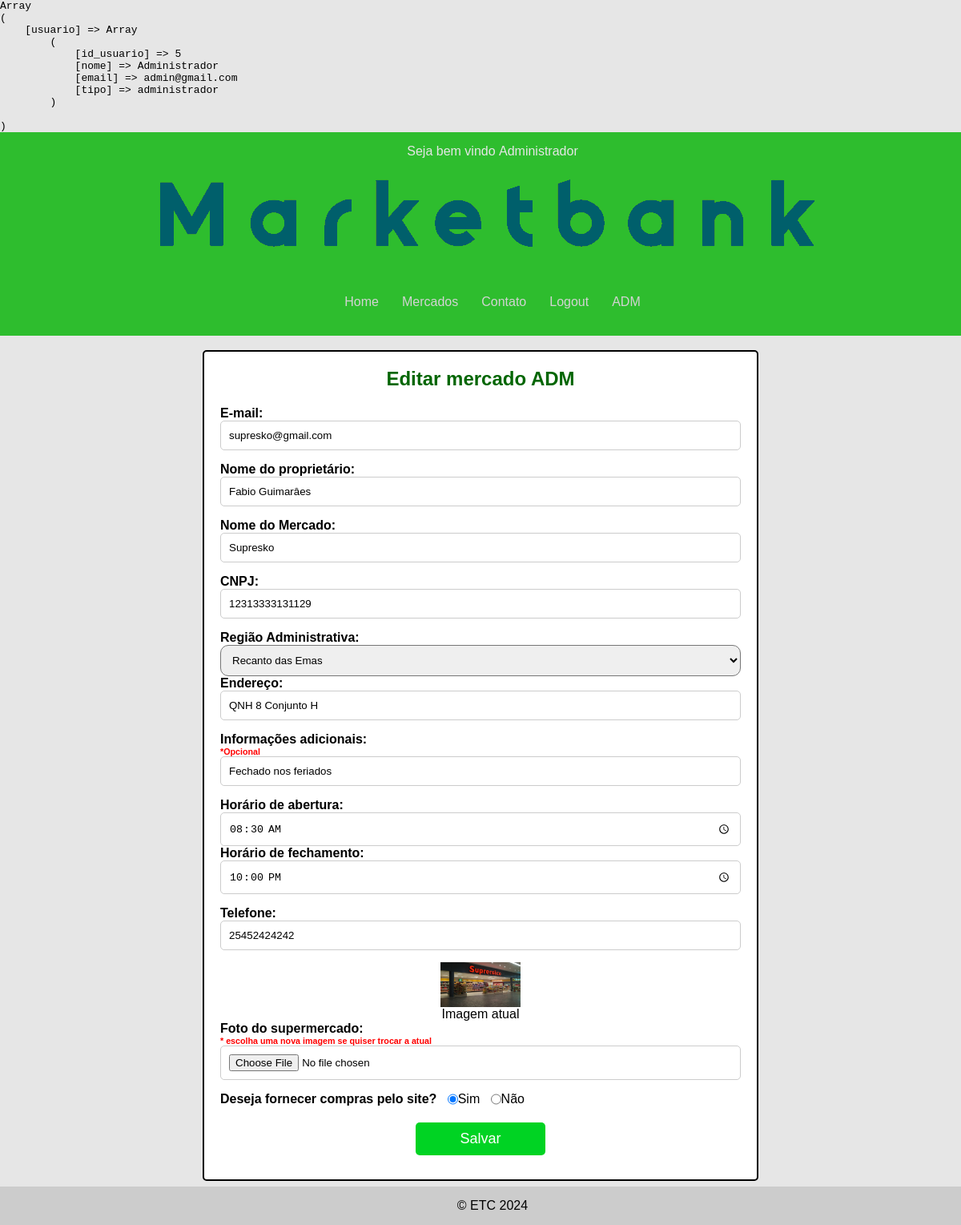
The app's page /CRUD/editmercadoadm.php?id_mercado=1&id_usuario=1 (signed in), older data.
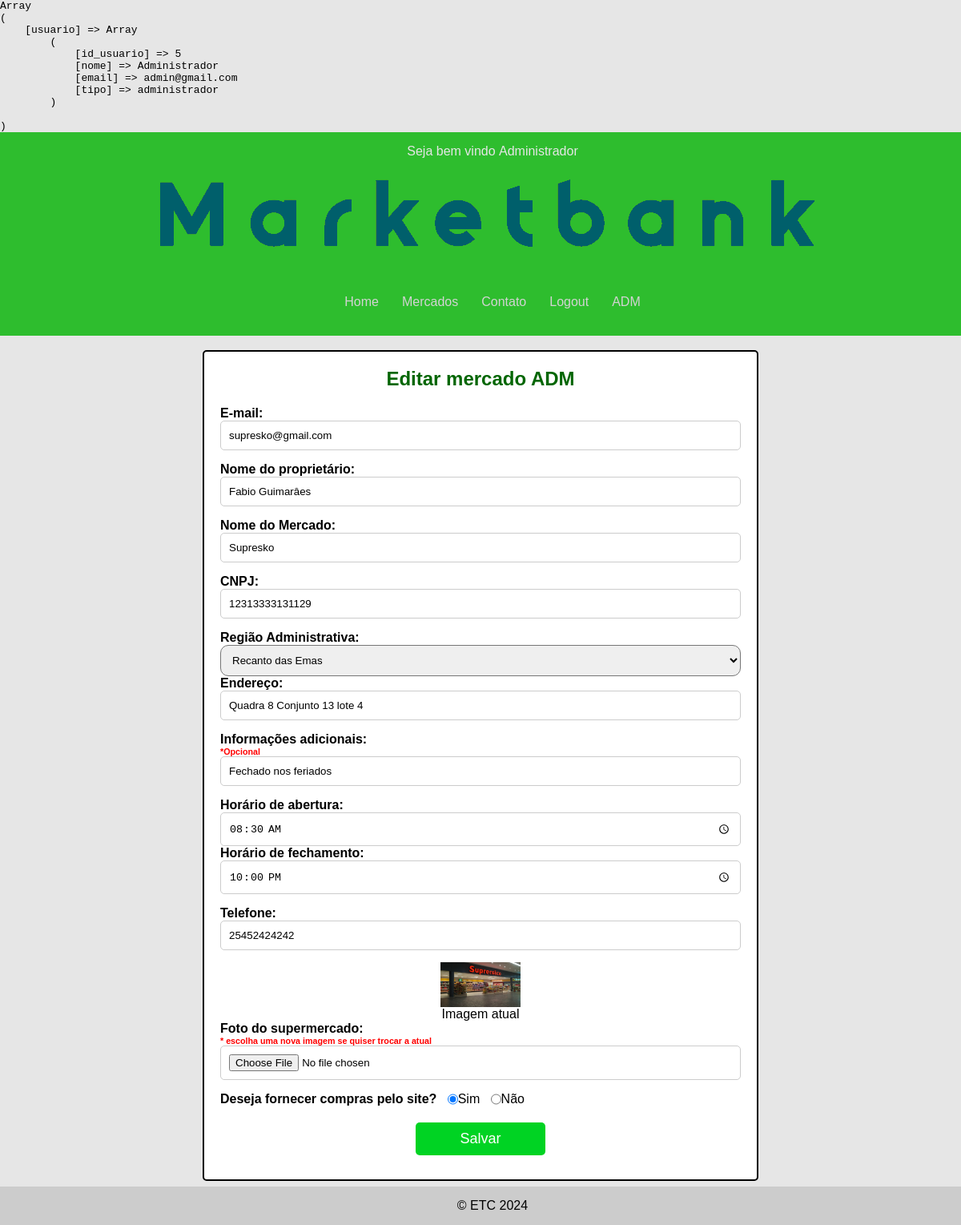
The same page, newer data.
### tables this page shows
CREATE TABLE IF NOT EXISTS `mercado` (
  `id_mercado` INT(11) NOT NULL AUTO_INCREMENT,
  `nomeMerc` VARCHAR(255) NOT NULL,
  `regiaoadm` VARCHAR(45) NOT NULL,
  `endereco` VARCHAR(255) NOT NULL,
  `horarioAbert` TIME NOT NULL,
  `horarioFecha` TIME NOT NULL,
  `telefone` VARCHAR(11) NOT NULL,
  `cnpj` VARCHAR(20) NOT NULL,
  `imagem` VARCHAR(120) NOT NULL,
  `descricao` TEXT NULL DEFAULT NULL,
  `id_dono` INT(11) NOT NULL,
  `compras` ENUM('sim', 'nao') NOT NULL,
  PRIMARY KEY (`id_mercado`),
  INDEX `id_dono` (`id_dono` ASC) ,
  CONSTRAINT `mercado_ibfk_1`
    FOREIGN KEY (`id_dono`)
    REFERENCES `usuario` (`id_usuario`));

### model/mercadoDAO.php (called while the page is built, shortened)
<?php
class mercadoDAO
{
    private $conn;
    public function __construct($conn)
    {
        $this->conn = $conn;
    }
    public function getMercadoById($id_mercado)
    {
        $query = "SELECT * FROM mercado WHERE id_mercado = :id_mercado";
        $stmt = $this->conn->prepare($query);
        $stmt->bindValue(':id_mercado', $id_mercado, PDO::PARAM_INT);
        if ($stmt->execute()) {
            return $stmt->fetch(PDO::FETCH_ASSOC);
        } else {
            return "ocorreu um erro " . $stmt->errorInfo();
        }
    }
}

### CRUD/editmercadoadm.php (the view, shortened to what the changed rows need)
<?php
require_once '../cadastro/cadastro.php';
require_once '../model/mercadoDAO.php';
$mercadoDAO = new mercadoDAO($conn);
$mercado = $mercadoDAO->getMercadoById($_GET['id_mercado']);
require_once '../inc/cabecalho.php';
?><br>
<div id="area-principal ">
        <div class="postagem home">
            <h2>Editar mercado ADM</h2>
            <div class="container">
                <div class="login-box">
                    <form action="" method="POST" enctype="multipart/form-data"  onsubmit="return validarquant();">
                        <div class="input-group">
                            <label for="nome">Nome do Mercado:</label>
                            <input type="text" id="nome" name="nomeMerc" value="<?= $mercado['nomeMerc'] ?>"
                                onkeydown="if(event.keyCode === 13) event.preventDefault()"
                                placeholder="Insira o nome do mercado" required>
                        </div>
                        <div class="input-group">
                            <label for="cnpj">CNPJ:</label>
                            <input type="text" id="cnpj" name="cnpj" value="<?= $mercado['cnpj'] ?>"
                                onkeydown="if(event.keyCode === 13) event.preventDefault()" required
                                placeholder="Insira seu CNPJ" minlength="14" maxlength="14"
                                oninput="restringirLetras(this)">
                        </div>
                        <div class="input-endereco">
                            <?php $regiaoadm = $mercado['regiaoadm']; ?>
                            <label for="regiaoadm">Região Administrativa:</label>
                            <select id="regiaoadm" name="regiaoadm" required>
                                <option value="Recanto das Emas"<?= $regiaoadm=="Recanto das Emas" ? 'selected':'' ?> >Recanto das Emas</option>
                            </select>
                        <div class="input-group">
                            <label for="endereco">Endereço:</label>
                            <input type="text" id="endereco" name="endereco" value="<?= $mercado['endereco'] ?>"
                                onkeydown="if(event.keyCode === 13) event.preventDefault()"
                                placeholder="Insira o endereço" required>
                        </div>
                        <div class="input-group">
                            <label for="descricao">Informações adicionais:<h6>*Opcional</h6></label>
                            <input type="text" id="descricao" name="descricao" value="<?= $mercado['descricao'] ?>"
                                onkeydown="if(event.keyCode === 13) event.preventDefault()"
                                placeholder="Insira as Informações adicionais" >
                        </div>
                        <div class="input-group">
                            <label for="horarioFunc">Horário de abertura:&nbsp;</label>
                            <input type="time" id="horarioFunc" name="horarioAbert"
                                value="<?= date('H:i' , strtotime($mercado['horarioAbert'])) ?>"
                                onkeydown="if(event.keyCode === 13) event.preventDefault()" required>
                            <label for="horarioFunc">Horário de fechamento:</label>
                            <input type="time" id="horarioFunc" name="horarioFecha"
                                value="<?= date('H:i' , strtotime($mercado['horarioFecha'])) ?>"
                                onkeydown="if(event.keyCode === 13) event.preventDefault()" required>
                        </div>
                        <div class="input-group">
                            <label for="telefone">Telefone:</label>
                            <input type="text" id="telefone" name="telefone" value="<?= $mercado['telefone'] ?>"
                                onkeydown="if(event.keyCode === 13) event.preventDefault()" required
                                placeholder="Insira o telefone para contato" minlength="11" maxlength="11"
                                oninput="restringirLetras(this)">
                        </div>
                        <div class="input-group">
                            <picture>
                                <img src="../cadastro/uploads/<?= $mercado['imagem'] ?>" alt="foto do mercado"
                                    width="100px">
                                <legend>Imagem atual</legend>
                            </picture>
                            <label for="imagem">Foto do supermercado: </label>
                            <input type="file" id="imagem" name="imagem"
                                onkeydown="if(event.keyCode === 13) event.preventDefault()"
                                placeholder="faça upload de uma foto do mercado">
                        </div>
                        <div class="input-compra inline">
                            <label for="compras">Deseja fornecer compras pelo site?&nbsp;&nbsp;&nbsp;</label>
                            <input type="radio" id="compras" name="compras" value="sim" onkeydown="if(event.keyCode === 13) event.preventDefault()" required
                            <?=$mercado['compras'] == 'sim' ?'checked' : ''?>>
                            <p>Sim</p> &nbsp;&nbsp;&nbsp;
                            <input type="radio" id="compras" name="compras" value="nao" onkeydown="if(event.keyCode === 13) event.preventDefault()" required <?=$mercado['compras'] == 'nao' ?'checked' : ''?> >
                            <p> Não </p>
                        </div>
                        <button type="submit" class="button_padrao btn_edit" >Salvar</button>
                    </form>
                </div>
            </div>
        </div>
        </div>
    <?php require_once '../inc/rodape.php'; ?>

Row changes from the older to the newer data that the page shows:
changed mercado "Supresko": endereco "QNH 8 Conjunto H" → "Quadra 8 Conjunto 13 lote 4"
